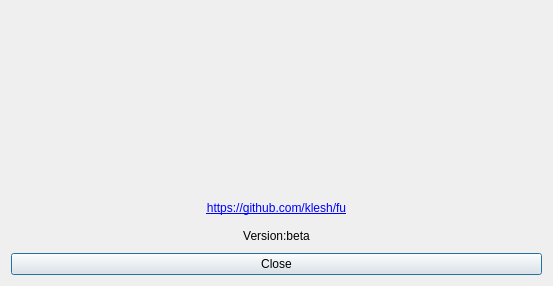
<?xml version="1.0" encoding="UTF-8"?>
<ui version="4.0">
 <class>AboutDialog</class>
 <widget class="QDialog" name="AboutDialog">
  <property name="geometry">
   <rect>
    <x>0</x>
    <y>0</y>
    <width>553</width>
    <height>286</height>
   </rect>
  </property>
  <property name="sizePolicy">
   <sizepolicy hsizetype="Fixed" vsizetype="Fixed">
    <horstretch>0</horstretch>
    <verstretch>0</verstretch>
   </sizepolicy>
  </property>
  <property name="windowTitle">
   <string>About</string>
  </property>
  <property name="windowIcon">
   <iconset resource="../fu.qrc">
    <normaloff>:/icons/icon.png</normaloff>:/icons/icon.png</iconset>
  </property>
  <layout class="QVBoxLayout" name="verticalLayout">
   <item>
    <layout class="QHBoxLayout" name="horizontalLayout">
     <item>
      <widget class="QLabel" name="lblIcon">
       <property name="sizePolicy">
        <sizepolicy hsizetype="Fixed" vsizetype="Fixed">
         <horstretch>0</horstretch>
         <verstretch>0</verstretch>
        </sizepolicy>
       </property>
       <property name="minimumSize">
        <size>
         <width>180</width>
         <height>180</height>
        </size>
       </property>
       <property name="maximumSize">
        <size>
         <width>180</width>
         <height>180</height>
        </size>
       </property>
       <property name="text">
        <string/>
       </property>
       <property name="pixmap">
        <pixmap resource="../fu.qrc">:/icons/icon.png</pixmap>
       </property>
       <property name="scaledContents">
        <bool>true</bool>
       </property>
       <property name="alignment">
        <set>Qt::AlignCenter</set>
       </property>
      </widget>
     </item>
    </layout>
   </item>
   <item>
    <widget class="QLabel" name="lblHomepage">
     <property name="text">
      <string>&lt;html&gt;&lt;head/&gt;&lt;body&gt;&lt;p&gt;&lt;a href=&quot;https://github.com/klesh/fu&quot;&gt;&lt;span style=&quot; text-decoration: underline; color:#0000ff;&quot;&gt;https://github.com/klesh/fu&lt;/span&gt;&lt;/a&gt;&lt;/p&gt;&lt;/body&gt;&lt;/html&gt;</string>
     </property>
     <property name="textFormat">
      <enum>Qt::RichText</enum>
     </property>
     <property name="alignment">
      <set>Qt::AlignCenter</set>
     </property>
     <property name="openExternalLinks">
      <bool>true</bool>
     </property>
    </widget>
   </item>
   <item>
    <widget class="QLabel" name="lblVersion">
     <property name="text">
      <string>Version:beta</string>
     </property>
     <property name="alignment">
      <set>Qt::AlignCenter</set>
     </property>
    </widget>
   </item>
   <item>
    <widget class="QPushButton" name="btnClose">
     <property name="text">
      <string>Close</string>
     </property>
    </widget>
   </item>
  </layout>
 </widget>
 <resources>
  <include location="../fu.qrc"/>
 </resources>
 <connections>
  <connection>
   <sender>btnClose</sender>
   <signal>released()</signal>
   <receiver>AboutDialog</receiver>
   <slot>hide()</slot>
   <hints>
    <hint type="sourcelabel">
     <x>229</x>
     <y>268</y>
    </hint>
    <hint type="destinationlabel">
     <x>276</x>
     <y>142</y>
    </hint>
   </hints>
  </connection>
 </connections>
</ui>
